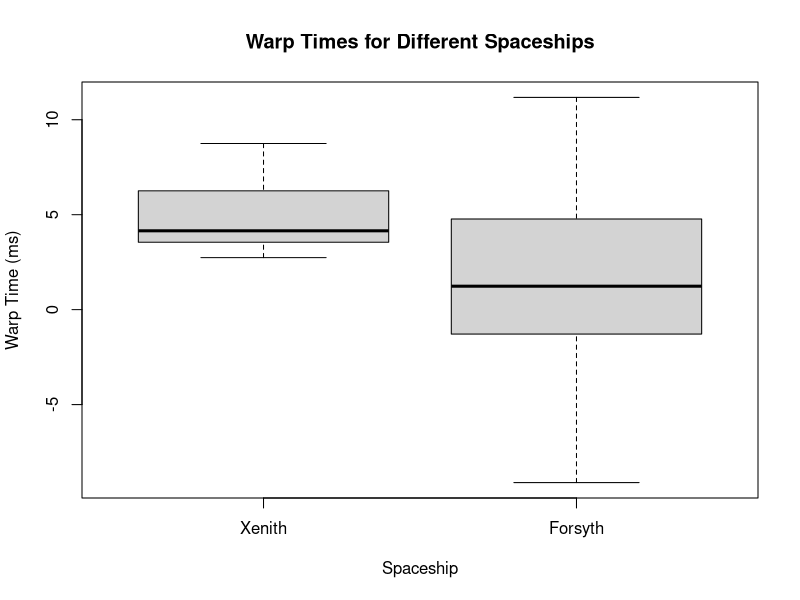

Generate this figure with R:
a <- rnorm(15,5,2)
b <- rnorm(25,1,4)
boxplot(a,b, main = 'Warp Times for Different Spaceships', 
        xlab = 'Spaceship', ylab = 'Warp Time (ms)', names = c('Xenith', 'Forsyth'))

mean((1:100)^3)
sd(c(2,7,1,8,2,8,1,8,2))
